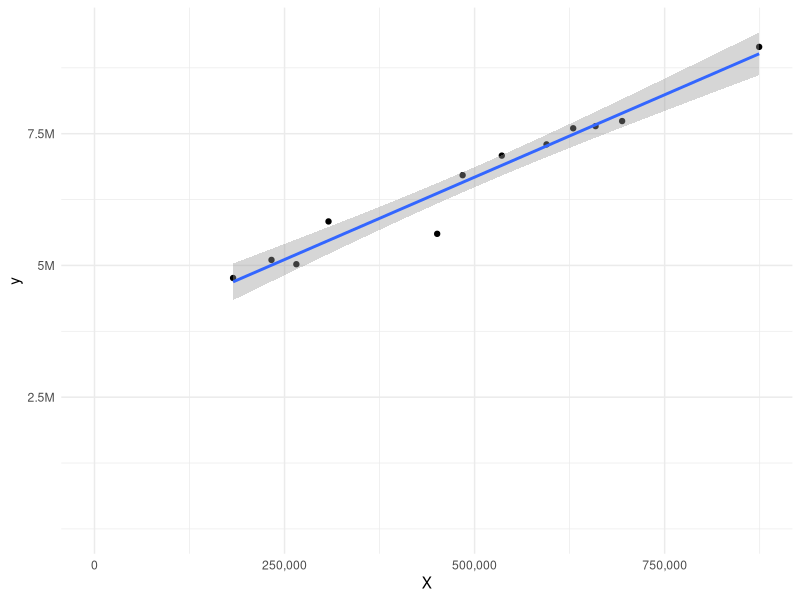

Write the R code that produced this figure.
X <- c(182301, 232824, 265517, 307827, 450753, 484245,
535776, 594604, 629684, 659109, 694050, 874305)
y <- c(4761393, 5104714, 5023121, 5834911, 5599829,
6712668, 7083847, 7296756, 7602863, 7643765, 7739618, 9147263)

data <- data.frame(X, y)


model <- lm(y ~ X, data = data)
summary(model)

# Plot the results
library(ggplot2)
ylab <- c(2.5, 5.0, 7.5, 10)
ggplot(data = data, mapping = aes(x = X, y = y)) +
    geom_point() +
    geom_smooth(method = "lm", se = TRUE, formula = y~x) +
    theme_minimal() +
    expand_limits(x = c(0,NA), y = c(0,NA)) +
    scale_y_continuous(labels = paste0(ylab, "M"), breaks = 10^6 * ylab) +
    scale_x_continuous(labels = scales::comma)